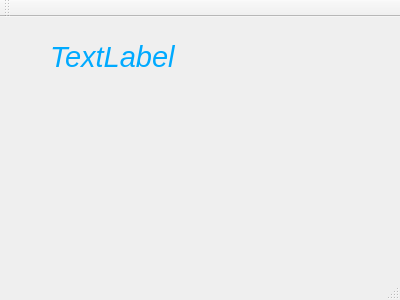
<?xml version="1.0" encoding="UTF-8"?>
<ui version="4.0">
 <class>MainWindow</class>
 <widget class="QMainWindow" name="MainWindow">
  <property name="geometry">
   <rect>
    <x>0</x>
    <y>0</y>
    <width>400</width>
    <height>300</height>
   </rect>
  </property>
  <property name="windowTitle">
   <string>MainWindow</string>
  </property>
  <widget class="QWidget" name="centralWidget">
   <widget class="QLabel" name="label">
    <property name="geometry">
     <rect>
      <x>50</x>
      <y>10</y>
      <width>171</width>
      <height>61</height>
     </rect>
    </property>
    <property name="text">
     <string>&lt;html&gt;&lt;head/&gt;&lt;body&gt;&lt;p&gt;&lt;span style=&quot; font-size:22pt; font-style:italic; color:#00aaff;&quot;&gt;TextLabel&lt;/span&gt;&lt;/p&gt;&lt;/body&gt;&lt;/html&gt;</string>
    </property>
   </widget>
  </widget>
  <widget class="QMenuBar" name="menuBar">
   <property name="geometry">
    <rect>
     <x>0</x>
     <y>0</y>
     <width>400</width>
     <height>26</height>
    </rect>
   </property>
  </widget>
  <widget class="QToolBar" name="mainToolBar">
   <attribute name="toolBarArea">
    <enum>TopToolBarArea</enum>
   </attribute>
   <attribute name="toolBarBreak">
    <bool>false</bool>
   </attribute>
  </widget>
  <widget class="QStatusBar" name="statusBar"/>
 </widget>
 <layoutdefault spacing="6" margin="11"/>
 <resources/>
 <connections/>
</ui>
